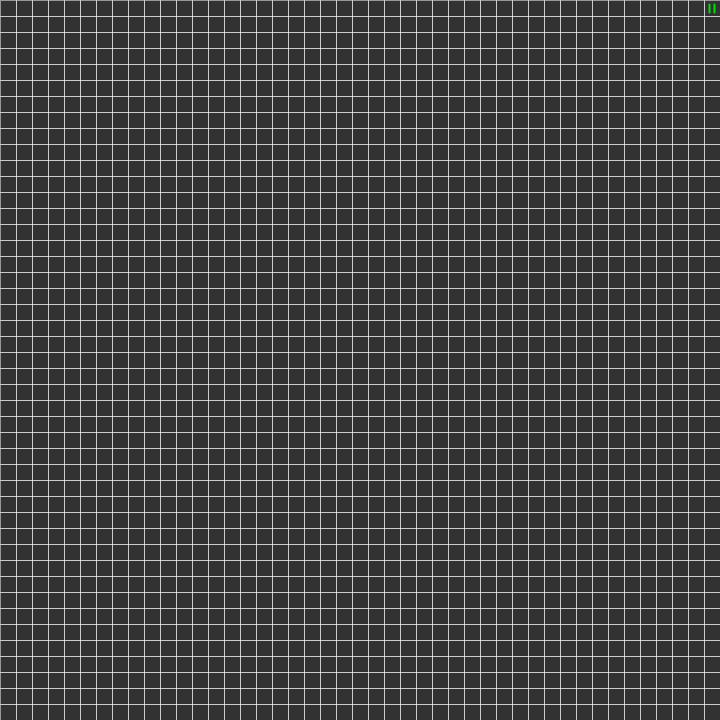
Frame 1 (no input)
Frame 60 (the mouse pressed at the canvas centre just before this capture): identical to frame 1, image omitted
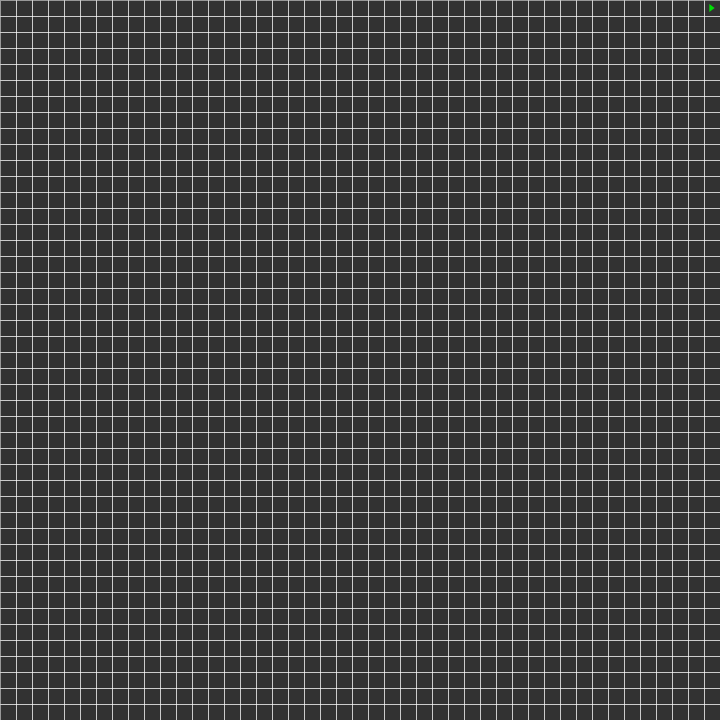
Frame 120 (the mouse held since frame 60 and released just before this capture)

The Processing sketch that drew these frames (run headless with seeded random() and noise(); from frame 60 on, the mouse is pressed at the canvas centre):

// Processing sketch: THE_LIFE_GAME
// ── THE_LIFE_GAME.pde
int tam=45;
int delay=5;
float size;
boolean paused=true;
int[][] world=new int[tam][tam];
void setup() {
  size(720, 720);
  size=width/tam;
  for (int i=0; i < tam; i++) {
    for (int j=0; j < tam; j++) {
      world[i][j]=0;
    }
  }
}
void draw() {
  background(50);
  stroke(255);
  strokeWeight(0.5);
  for (int i=0; i < tam; i++) {
    for (int j=0; j < tam; j++) {
      if (world[i][j]==0) {
        noFill();
      } else {
        fill(255);
      }
      rect(size*i, size*j, size, size);
    }
  }
  if (paused) {
    stroke(0, 222, 5);
    strokeWeight(2);
    line(width-(size/3)*2, size/4, width-(size/3)*2, size-size/4);
    line(width-(size/3), size/4, width-(size/3), size-size/4);
  } else {
    noStroke();
    fill(0, 222, 5);
    triangle(width-(size/3)*2, size/4, width-(size/3)*2, size-size/4, width-(size/3), size-size/2);
  }
  if (!paused)if (frameCount%delay==0)updateWorld();
}

void mousePressed() {
  if (mouseButton==LEFT) {
    world[int(mouseX/size)][int(mouseY/size)]=1;
  } else if (mouseButton==RIGHT) {
    world[int(mouseX/size)][int(mouseY/size)]=0;
  } else {
    if (paused)paused=false;
    else paused=true;
  }
}
void mouseDragged() {
  if (mouseX<width&&mouseX>0&&mouseY<height&&mouseY>0) {
    if (mouseButton==LEFT) {
      world[int(mouseX/size)][int(mouseY/size)]=1;
    } else {
      world[int(mouseX/size)][int(mouseY/size)]=0;
    }
  }
}
void keyPressed() {
  if (mouseX<width&&mouseX>0&&mouseY<height&&mouseY>0) {
    if (key==ENTER) {
      if (paused)paused=false;
      else paused=true;
    } else if (key=='r')reset();
  }
}

void mouseWheel(MouseEvent event) {
  float e = event.getCount();
  delay+=e;
  if (delay<1)delay=1;
  if (delay>25)delay=25;
}

void updateWorld() {
  int[][] copy=new int[tam][tam];
  for (int i=0; i < tam; i++) {
    for (int j=0; j < tam; j++) {
      copy[i][j]=0;
    }
  }

  for (int i=0; i < tam; i++) {
    for (int j=0; j < tam; j++) {
      if (dimeState(i, j)==0) {
        copy[i][j]=0;
      } else {
        copy[i][j]=1;
      }
    }
  }
  for (int i=0; i < tam; i++) {
    for (int j=0; j < tam; j++) {
      world[i][j]=copy[i][j];
    }
  }
}

int dimeState(int i, int j) {
  int cellState=world[i][j];
  int lifeCount=0;
  //up
  if (j-1>=0) {
    if (world[i][j-1]==1)lifeCount++;
  }
  //down
  if (j+1<tam) {
    if (world[i][j+1]==1)lifeCount++;
  }
  //right
  if (i+1<tam) {
    if (world[i+1][j]==1)lifeCount++;
  }
  //left
  if (i-1>=0) {
    if (world[i-1][j]==1)lifeCount++;
  }
  //left up
  if (i-1>=0&&j-1>=0) {
    if (world[i-1][j-1]==1)lifeCount++;
  }
  //left down
  if (i-1>=0&&j+1<tam) {
    if (world[i-1][j+1]==1)lifeCount++;
  }
  //right up
  if (i+1<tam&&j-1>=0) {
    if (world[i+1][j-1]==1)lifeCount++;
  }
  //right down
  if (i+1<tam&&j+1<tam) {
    if (world[i+1][j+1]==1)lifeCount++;
  }
  if (cellState==0&&lifeCount==3)return 1;
  if (cellState==1&&(lifeCount<2||lifeCount>3))return 0;
  return cellState;
}

void reset() {
  paused=true;
  for (int i=0; i < tam; i++) {
    for (int j=0; j < tam; j++) {
      world[i][j]=0;
    }
  }
}
